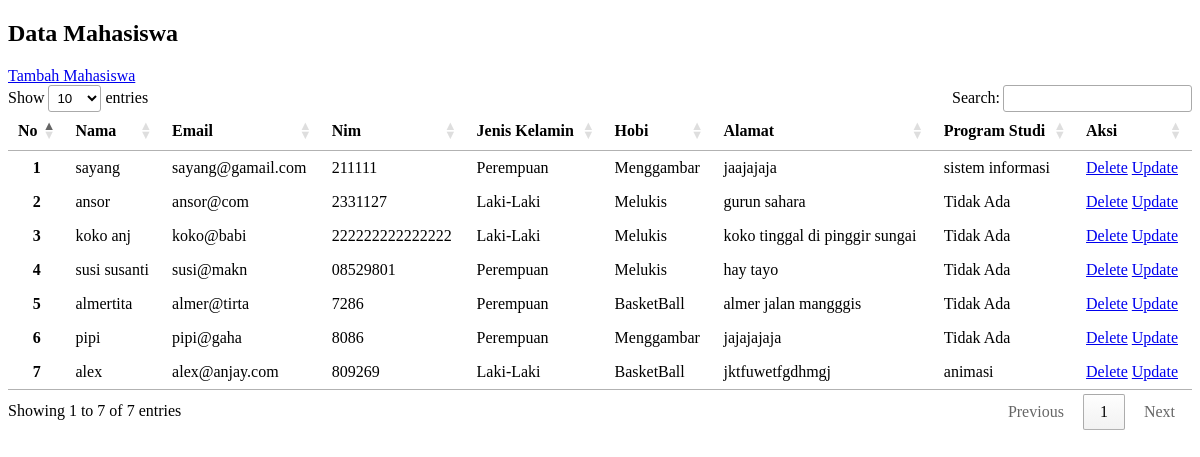
/mahasiswa.php, run on an earlier commit of the app's database.
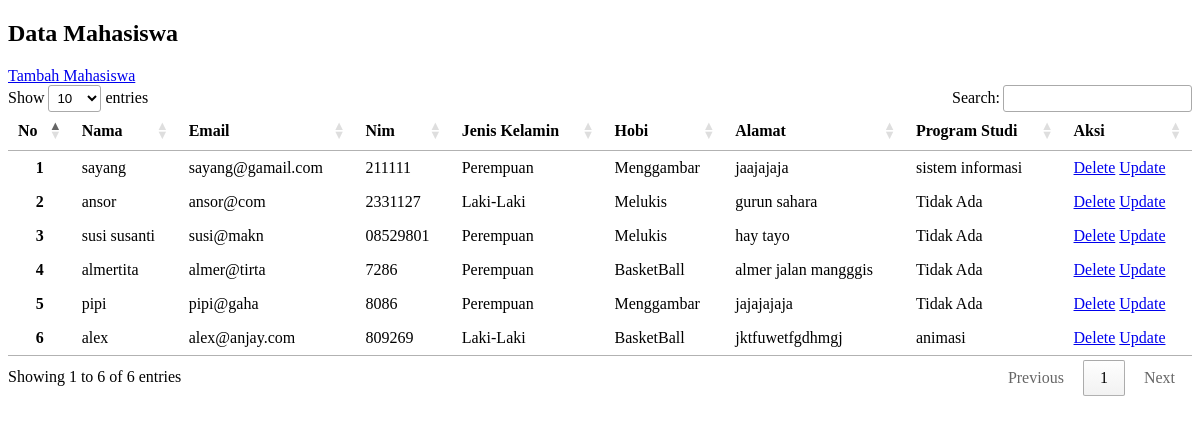
And on a later commit of the database.
### tables this page shows
CREATE TABLE `mahasiswa1` (
  `id` int(11) NOT NULL,
  `nama` varchar(32) NOT NULL,
  `email` varchar(50) NOT NULL,
  `nim` varchar(15) NOT NULL,
  `gender` enum('L','P') NOT NULL,
  `hobi` varchar(100) NOT NULL,
  `alamat` text NOT NULL,
  `prodi_id` int(11) DEFAULT NULL
);

CREATE TABLE `tb_prodi` (
  `id` int(11) NOT NULL,
  `nama_prodi` varchar(50) NOT NULL,
  `jenjang` enum('D2','D3','D4','S1','S2') NOT NULL,
  `keterangan` varchar(64) NOT NULL
);

### mahasiswa.php (the view, shortened to what this page needs)
<?php
    require 'koneksi.php';
    $aksi = isset($_GET['aksi']) ? $_GET['aksi'] : 'read';
    switch ($aksi) {
        case 'read':
?>
<!DOCTYPE html>
<html lang="id">
<head>
    <link rel="stylesheet" href="https://cdn.datatables.net/1.13.7/css/jquery.dataTables.min.css">
</head>
<body>
    <h2 class="mt-3">Data Mahasiswa</h2>
    <a href="index.php?page=mahasiswa&aksi=create"class="btn btn-outline-primary mb-3">Tambah Mahasiswa</a>
    <table id="mahasiswaTable" class="table table-striped table-bordered ">
    <thead class="table-dark">
        <tr>
        <th scope="col">No</th>
        <th scope="col">Nama</th>
        <th scope="col">Email</th>
        <th scope="col">Nim</th>
        <th scope="col">Jenis Kelamin</th>
        <th scope="col">Hobi</th>
        <th scope="col">Alamat</th>
        <th scope="col">Program Studi</th>
        <th scandir="col">Aksi</th>
        </tr>
    </thead>
    <tbody>
        <?php
        $queryMhs = mysqli_query($koneksi, "
        SELECT mahasiswa1.*, tb_prodi.nama_prodi
        FROM mahasiswa1
        LEFT JOIN tb_prodi ON mahasiswa1.prodi_id = tb_prodi.id
        ");
        $no = 1;
        while($data = mysqli_fetch_array($queryMhs))
        {
        ?>
        <tr>
        <th scope="row"><?= $no++ ?></th>
        <td><?= $data['nama'] ?></td>
        <td><?= $data ['email'] ?></td>
        <td><?= $data ['nim']?></td>
        <td><?= $data ['gender'] == 'L' ? 'Laki-Laki' : 'Perempuan'  ?></td>
        <td><?= $data ['hobi'] ?></td>
        <td><?= $data ['alamat'] ?></td>
        <td><?= isset($data['nama_prodi']) ? $data['nama_prodi'] : 'Tidak Ada' ?></td>
        <td scope="row">
            <a href="index.php?page=mahasiswa&aksi=delete&id=<?= $data['id'] ?>" class="btn btn-outline-danger btn-sm" onclick="return confirm('Yakin ingin menghapus data ini?')">Delete</a>
            <a href="index.php?page=mahasiswa&aksi=update&id=<?= $data['id'] ?>" class="btn btn-outline-warning btn-sm">Update</a>
        </td>
        </tr>
        <?php
            }
        ?>
    </tbody>
    </table>
</body>
</html>
<?php
break;
?>
  <?php
}
?>

What changed in the data, as far as the page shows it:
removed mahasiswa1: nama "koko anj", email "koko@babi", nim "222222222222222", gender "Laki-Laki", hobi "Melukis", alamat "koko tinggal di pinggir sungai", shows "Tidak Ada"
Also different on the page:
text written by a page script: "Show entries Search: Showing 1 to 7 of 7 entries Previous 1 Next" → "Show entries Search: Showing 1 to 6 of 6 entries Previous 1 Next"
